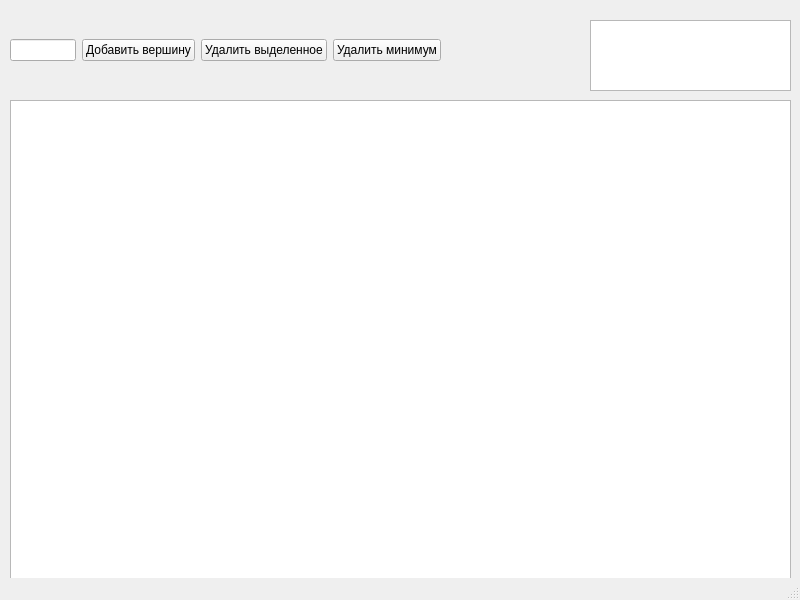
<?xml version="1.0" encoding="UTF-8"?>
<ui version="4.0">
 <class>MainWindow</class>
 <widget class="QMainWindow" name="MainWindow">
  <property name="geometry">
   <rect>
    <x>0</x>
    <y>0</y>
    <width>800</width>
    <height>600</height>
   </rect>
  </property>
  <property name="windowTitle">
   <string>Биномиальная куча</string>
  </property>
  <widget class="QWidget" name="centralwidget">
   <widget class="QGraphicsView" name="graphicsView">
    <property name="geometry">
     <rect>
      <x>10</x>
      <y>100</y>
      <width>781</width>
      <height>481</height>
     </rect>
    </property>
   </widget>
   <widget class="QWidget" name="horizontalLayoutWidget">
    <property name="geometry">
     <rect>
      <x>10</x>
      <y>10</y>
      <width>431</width>
      <height>80</height>
     </rect>
    </property>
    <layout class="QHBoxLayout" name="horizontalLayout">
     <item>
      <widget class="QLineEdit" name="lineEdit"/>
     </item>
     <item>
      <widget class="QPushButton" name="pushButton_2">
       <property name="text">
        <string>Добавить вершину</string>
       </property>
      </widget>
     </item>
     <item>
      <widget class="QPushButton" name="pushButton">
       <property name="text">
        <string>Удалить выделенное</string>
       </property>
      </widget>
     </item>
     <item>
      <widget class="QPushButton" name="pushButton_3">
       <property name="text">
        <string>Удалить минимум</string>
       </property>
      </widget>
     </item>
    </layout>
   </widget>
   <widget class="QPlainTextEdit" name="plainTextEdit">
    <property name="geometry">
     <rect>
      <x>590</x>
      <y>20</y>
      <width>201</width>
      <height>71</height>
     </rect>
    </property>
    <property name="readOnly">
     <bool>true</bool>
    </property>
   </widget>
  </widget>
  <widget class="QStatusBar" name="statusbar"/>
 </widget>
 <resources/>
 <connections/>
</ui>
